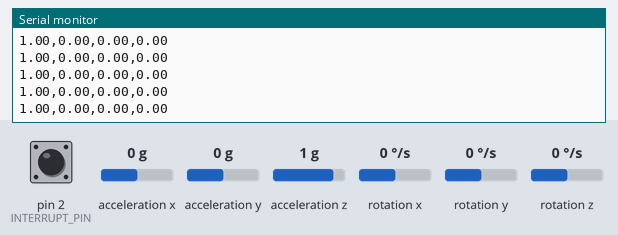
The sketch below on a simulated Arduino Leonardo, built with avr-gcc and run on an emulated ATmega32U4. Shown: the last lines printed to the serial monitor. Inputs (shaded band) come from the test bench; at power-on: rotation z 0 °/s, acceleration x 0 g, acceleration y 0 g, acceleration z 1 g, pin 2 (INTERRUPT_PIN) LOW, rotation x 0 °/s, rotation y 0 °/s. The sensor or clock chip raises its interrupt line as the real part does.

Above: at 1.7 s.
1.8 s: rotation z set to -192 °/s
At 1.95 s:
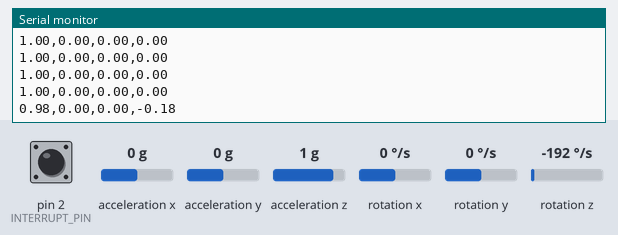
4.8 s: acceleration x set to -1.4 g
At 4.81 s:
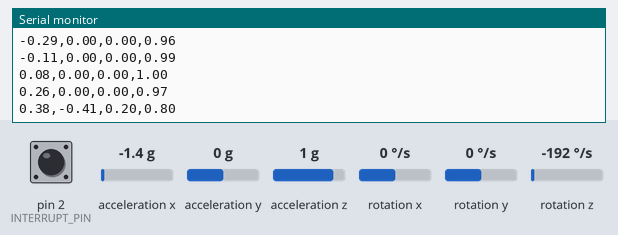
6.3 s: acceleration y set to -1.4 g
At 6.35 s:
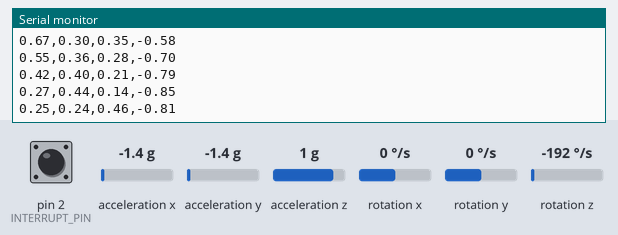
7.8 s: acceleration z set to -1.4 g
At 7.89 s:
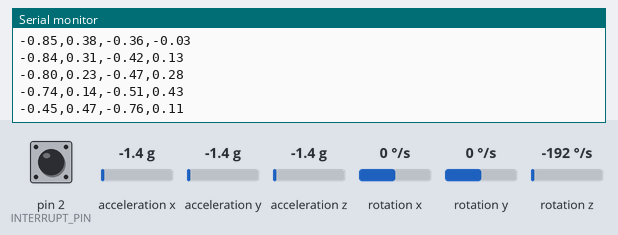
Timing chart, 0 to 10.3 s (numbered marks = the images above; inputs shaded):
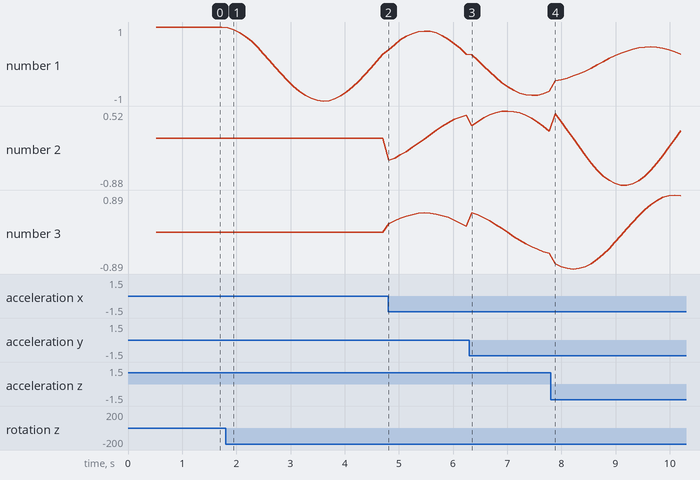

The sketch:

MPU6050_DMP6.ino
```cpp
// I2C device class (I2Cdev) demonstration Arduino sketch for MPU6050 class using DMP (MotionApps v2.0)
// 6/21/2012 by Jeff Rowberg <jeff@rowberg.net>
// Updates should (hopefully) always be available at https://github.com/jrowberg/i2cdevlib
//
// Changelog:
//      2019-07-08 - Added Auto Calibration and offset generator
//		   - and altered FIFO retrieval sequence to avoid using blocking code
//      2016-04-18 - Eliminated a potential infinite loop
//      2013-05-08 - added seamless Fastwire support
//                 - added note about gyro calibration
//      2012-06-21 - added note about Arduino 1.0.1 + Leonardo compatibility error
//      2012-06-20 - improved FIFO overflow handling and simplified read process
//      2012-06-19 - completely rearranged DMP initialization code and simplification
//      2012-06-13 - pull gyro and accel data from FIFO packet instead of reading directly
//      2012-06-09 - fix broken FIFO read sequence and change interrupt detection to RISING
//      2012-06-05 - add gravity-compensated initial reference frame acceleration output
//                 - add 3D math helper file to DMP6 example sketch
//                 - add Euler output and Yaw/Pitch/Roll output formats
//      2012-06-04 - remove accel offset clearing for better results (thanks Sungon Lee)
//      2012-06-01 - fixed gyro sensitivity to be 2000 deg/sec instead of 250
//      2012-05-30 - basic DMP initialization working

/* ============================================
I2Cdev device library code is placed under the MIT license
Copyright (c) 2012 Jeff Rowberg

Permission is hereby granted, free of charge, to any person obtaining a copy
of this software and associated documentation files (the "Software"), to deal
in the Software without restriction, including without limitation the rights
to use, copy, modify, merge, publish, distribute, sublicense, and/or sell
copies of the Software, and to permit persons to whom the Software is
furnished to do so, subject to the following conditions:

The above copyright notice and this permission notice shall be included in
all copies or substantial portions of the Software.

THE SOFTWARE IS PROVIDED "AS IS", WITHOUT WARRANTY OF ANY KIND, EXPRESS OR
IMPLIED, INCLUDING BUT NOT LIMITED TO THE WARRANTIES OF MERCHANTABILITY,
FITNESS FOR A PARTICULAR PURPOSE AND NONINFRINGEMENT. IN NO EVENT SHALL THE
AUTHORS OR COPYRIGHT HOLDERS BE LIABLE FOR ANY CLAIM, DAMAGES OR OTHER
LIABILITY, WHETHER IN AN ACTION OF CONTRACT, TORT OR OTHERWISE, ARISING FROM,
OUT OF OR IN CONNECTION WITH THE SOFTWARE OR THE USE OR OTHER DEALINGS IN
THE SOFTWARE.
===============================================
*/

// I2Cdev and MPU6050 must be installed as libraries, or else the .cpp/.h files
// for both classes must be in the include path of your project
#include "I2Cdev.h"

#include "MPU6050_6Axis_MotionApps20.h"
//#include "MPU6050.h" // not necessary if using MotionApps include file

// Arduino Wire library is required if I2Cdev I2CDEV_ARDUINO_WIRE implementation
// is used in I2Cdev.h
#if I2CDEV_IMPLEMENTATION == I2CDEV_ARDUINO_WIRE
    #include "Wire.h"
#endif

// class default I2C address is 0x68
// specific I2C addresses may be passed as a parameter here
// AD0 low = 0x68 (default for SparkFun breakout and InvenSense evaluation board)
// AD0 high = 0x69
MPU6050 mpu;
//MPU6050 mpu(0x69); // <-- use for AD0 high

/* =========================================================================
   NOTE: In addition to connection 3.3v, GND, SDA, and SCL, this sketch
   depends on the MPU-6050's INT pin being connected to the Arduino's
   external interrupt #0 pin. On the Arduino Uno and Mega 2560, this is
   digital I/O pin 2.
 * ========================================================================= */

/* =========================================================================
   NOTE: Arduino v1.0.1 with the Leonardo board generates a compile error
   when using Serial.write(buf, len). The Teapot output uses this method.
   The solution requires a modification to the Arduino USBAPI.h file, which
   is fortunately simple, but annoying. This will be fixed in the next IDE
   release. For more info, see these links:

   http://arduino.cc/forum/index.php/topic,109987.0.html
   http://code.google.com/p/arduino/issues/detail?id=958
 * ========================================================================= */


// uncomment "OUTPUT_READABLE_QUATERNION" if you want to see the actual
// quaternion components in a [w, x, y, z] format (not best for parsing
// on a remote host such as Processing or something though)
#define OUTPUT_READABLE_QUATERNION

// uncomment "OUTPUT_READABLE_EULER" if you want to see Euler angles
// (in degrees) calculated from the quaternions coming from the FIFO.
// Note that Euler angles suffer from gimbal lock (for more info, see
// http://en.wikipedia.org/wiki/Gimbal_lock)
//#define OUTPUT_READABLE_EULER

// uncomment "OUTPUT_READABLE_YAWPITCHROLL" if you want to see the yaw/
// pitch/roll angles (in degrees) calculated from the quaternions coming
// from the FIFO. Note this also requires gravity vector calculations.
// Also note that yaw/pitch/roll angles suffer from gimbal lock (for
// more info, see: http://en.wikipedia.org/wiki/Gimbal_lock)
//#define OUTPUT_READABLE_YAWPITCHROLL

// uncomment "OUTPUT_READABLE_REALACCEL" if you want to see acceleration
// components with gravity removed. This acceleration reference frame is
// not compensated for orientation, so +X is always +X according to the
// sensor, just without the effects of gravity. If you want acceleration
// compensated for orientation, us OUTPUT_READABLE_WORLDACCEL instead.
//#define OUTPUT_READABLE_REALACCEL

// uncomment "OUTPUT_READABLE_WORLDACCEL" if you want to see acceleration
// components with gravity removed and adjusted for the world frame of
// reference (yaw is relative to initial orientation, since no magnetometer
// is present in this case). Could be quite handy in some cases.
//#define OUTPUT_READABLE_WORLDACCEL

// uncomment "OUTPUT_TEAPOT" if you want output that matches the
// format used for the InvenSense teapot demo
//#define OUTPUT_TEAPOT


#define INTERRUPT_PIN 2  // use pin 2 on Arduino Uno & most boards
#define LED_PIN 13 // (Arduino is 13, Teensy is 11, Teensy++ is 6)
bool blinkState = false;

// MPU control/status vars
bool dmpReady = false;  // set true if DMP init was successful
uint8_t mpuIntStatus;   // holds actual interrupt status byte from MPU
uint8_t devStatus;      // return status after each device operation (0 = success, !0 = error)
uint16_t packetSize;    // expected DMP packet size (default is 42 bytes)
uint16_t fifoCount;     // count of all bytes currently in FIFO
uint8_t fifoBuffer[64]; // FIFO storage buffer

// orientation/motion vars
Quaternion q;           // [w, x, y, z]         quaternion container
VectorInt16 aa;         // [x, y, z]            accel sensor measurements
VectorInt16 aaReal;     // [x, y, z]            gravity-free accel sensor measurements
VectorInt16 aaWorld;    // [x, y, z]            world-frame accel sensor measurements
VectorFloat gravity;    // [x, y, z]            gravity vector
float euler[3];         // [psi, theta, phi]    Euler angle container
float ypr[3];           // [yaw, pitch, roll]   yaw/pitch/roll container and gravity vector

// packet structure for InvenSense teapot demo
uint8_t teapotPacket[14] = { '$', 0x02, 0,0, 0,0, 0,0, 0,0, 0x00, 0x00, '\r', '\n' };


// ================================================================
// ===               INTERRUPT DETECTION ROUTINE                ===
// ================================================================

volatile bool mpuInterrupt = false;     // indicates whether MPU interrupt pin has gone high
void dmpDataReady() {
    mpuInterrupt = true;
}


// ================================================================
// ===                      INITIAL SETUP                       ===
// ================================================================

void setup() {
    // Inicializar I2C
    #if I2CDEV_IMPLEMENTATION == I2CDEV_ARDUINO_WIRE
        Wire.begin();
        Wire.setClock(400000); // Velocidad de I2C a 400kHz
    #endif

    // Inicializar comunicación serial
    Serial.begin(115200);
    while (!Serial);

    // Inicializar MPU6050
    Serial.println(F("Inicializando dispositivo MPU6050..."));
    mpu.initialize();
    pinMode(INTERRUPT_PIN, INPUT);

    // Verificar conexión con el sensor
    if (mpu.testConnection()) {
        Serial.println(F("Conexión con MPU6050 exitosa"));
    } else {
        Serial.println(F("Conexión con MPU6050 fallida. Verifique el cableado."));
        while (1); // Detener el programa si no hay conexión
    }

    // Inicializar DMP
    Serial.println(F("Inicializando DMP..."));
    devStatus = mpu.dmpInitialize();

    if (devStatus == 0) {
        // Calibrar y habilitar DMP
        mpu.CalibrateAccel(6);
        mpu.CalibrateGyro(6);
        mpu.PrintActiveOffsets();
        mpu.setDMPEnabled(true);

        // Configurar interrupciones
        attachInterrupt(digitalPinToInterrupt(INTERRUPT_PIN), dmpDataReady, RISING);
        dmpReady = true;
        packetSize = mpu.dmpGetFIFOPacketSize();

        Serial.println(F("DMP listo para su uso."));
    } else {
        Serial.print(F("Error al inicializar DMP. Código: "));
        Serial.println(devStatus);
        while (1); // Detener el programa si falla la inicialización
    }
}


// ================================================================
// ===                    MAIN PROGRAM LOOP                     ===
// ================================================================

void loop() {
    // if programming failed, don't try to do anything
    if (!dmpReady) return;
    // read a packet from FIFO
    if (mpu.dmpGetCurrentFIFOPacket(fifoBuffer)) { // Get the Latest packet
        #ifdef OUTPUT_READABLE_QUATERNION
            // display quaternion values in easy matrix form: w x y z
            mpu.dmpGetQuaternion(&q, fifoBuffer);
          //  Serial.print("quat\t");
            Serial.print(q.w);
            Serial.print(",");
            Serial.print(q.x);
            Serial.print(",");
            Serial.print(q.y);
            Serial.print(",");
            Serial.println(q.z);
        #endif

        #ifdef OUTPUT_READABLE_EULER
            // display Euler angles in degrees
            mpu.dmpGetQuaternion(&q, fifoBuffer);
            mpu.dmpGetEuler(euler, &q);
            Serial.print("euler\t");
            Serial.print(euler[0] * 180/M_PI);
            Serial.print("\t");
            Serial.print(euler[1] * 180/M_PI);
            Serial.print("\t");
            Serial.println(euler[2] * 180/M_PI);
        #endif

        #ifdef OUTPUT_READABLE_YAWPITCHROLL
            // display Euler angles in degrees
            mpu.dmpGetQuaternion(&q, fifoBuffer);
            mpu.dmpGetGravity(&gravity, &q);
            mpu.dmpGetYawPitchRoll(ypr, &q, &gravity);
            Serial.print("ypr\t");
            Serial.print(ypr[0] * 180/M_PI);
            Serial.print("\t");
            Serial.print(ypr[1] * 180/M_PI);
            Serial.print("\t");
            Serial.println(ypr[2] * 180/M_PI);
        #endif

        #ifdef OUTPUT_READABLE_REALACCEL
            // display real acceleration, adjusted to remove gravity
            mpu.dmpGetQuaternion(&q, fifoBuffer);
            mpu.dmpGetAccel(&aa, fifoBuffer);
            mpu.dmpGetGravity(&gravity, &q);
            mpu.dmpGetLinearAccel(&aaReal, &aa, &gravity);
            Serial.print("areal\t");
            Serial.print(aaReal.x);
            Serial.print("\t");
            Serial.print(aaReal.y);
            Serial.print("\t");
            Serial.println(aaReal.z);
        #endif

        #ifdef OUTPUT_READABLE_WORLDACCEL
            // display initial world-frame acceleration, adjusted to remove gravity
            // and rotated based on known orientation from quaternion
            mpu.dmpGetQuaternion(&q, fifoBuffer);
            mpu.dmpGetAccel(&aa, fifoBuffer);
            mpu.dmpGetGravity(&gravity, &q);
            mpu.dmpGetLinearAccel(&aaReal, &aa, &gravity);
            mpu.dmpGetLinearAccelInWorld(&aaWorld, &aaReal, &q);
            Serial.print("aworld\t");
            Serial.print(aaWorld.x);
            Serial.print("\t");
            Serial.print(aaWorld.y);
            Serial.print("\t");
            Serial.println(aaWorld.z);
        #endif

        #ifdef OUTPUT_TEAPOT
            // display quaternion values in InvenSense Teapot demo format:
            teapotPacket[2] = fifoBuffer[0];
            teapotPacket[3] = fifoBuffer[1];
            teapotPacket[4] = fifoBuffer[4];
            teapotPacket[5] = fifoBuffer[5];
            teapotPacket[6] = fifoBuffer[8];
            teapotPacket[7] = fifoBuffer[9];
            teapotPacket[8] = fifoBuffer[12];
            teapotPacket[9] = fifoBuffer[13];
            Serial.write(teapotPacket, 14);
            teapotPacket[11]++; // packetCount, loops at 0xFF on purpose
        #endif

        // blink LED to indicate activity
        blinkState = !blinkState;
        digitalWrite(LED_PIN, blinkState);

        //for unity
        delay(100);
    }
}
```

Measured:
- after the input at 1.8 s, the serial monitor: prints a new line at once (image 1)
- after the input at 4.8 s, the serial monitor: prints a new line at once (image 2)
- after the input at 6.3 s, the serial monitor: prints a new line after 0.05 s (image 3)
- after the input at 7.8 s, the serial monitor: prints a new line after 0.09 s (image 4)
- plotted number 1: 1 → 0.26 after the input at 1.8 s, 0.26 → 0.27 after the input at 4.8 s, -0.74 → 0.26 after the input at 7.8 s
- plotted number 2: 0 → 0.44 after the input at 4.8 s, 0.14 → 0.15 after the input at 7.8 s
- plotted number 3: 0 → 0.14 after the input at 4.8 s
